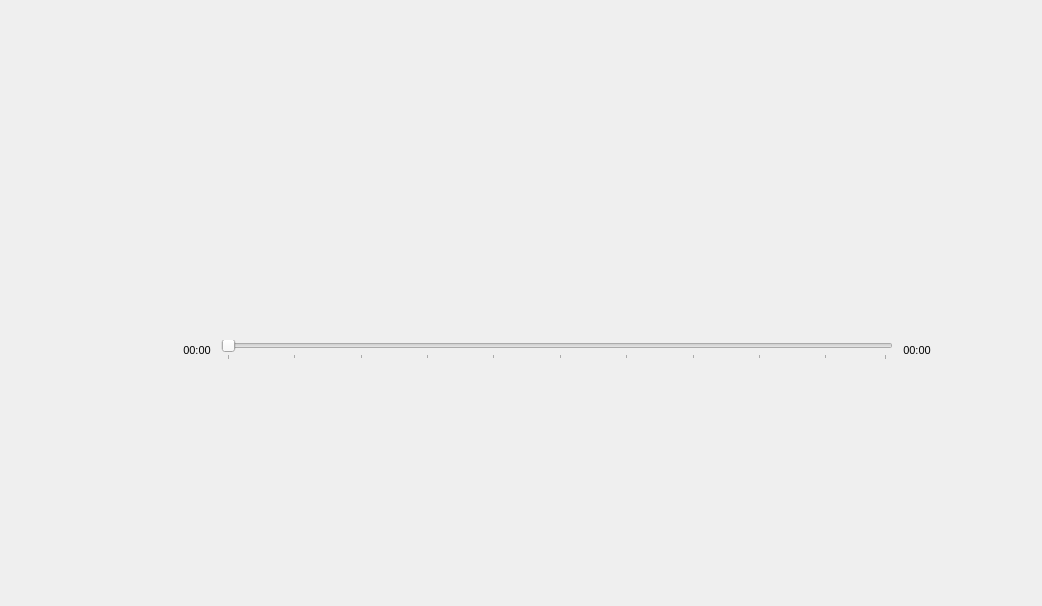
<?xml version="1.0" encoding="UTF-8"?>
<ui version="4.0">
 <class>NowPlayingWidget</class>
 <widget class="QWidget" name="NowPlayingWidget">
  <property name="geometry">
   <rect>
    <x>0</x>
    <y>0</y>
    <width>1042</width>
    <height>606</height>
   </rect>
  </property>
  <property name="sizePolicy">
   <sizepolicy hsizetype="Minimum" vsizetype="Minimum">
    <horstretch>0</horstretch>
    <verstretch>0</verstretch>
   </sizepolicy>
  </property>
  <property name="palette">
   <palette>
    <active/>
    <inactive/>
    <disabled/>
   </palette>
  </property>
  <property name="windowTitle">
   <string>Form</string>
  </property>
  <property name="styleSheet">
   <string notr="true">QLabel#title
{
	font: 75 12pt &quot;Segoe UI&quot;;
}
QLabel
{
	font: 75 8pt &quot;Segoe UI&quot;;

}</string>
  </property>
  <widget class="QWidget" name="verticalLayoutWidget_2">
   <property name="geometry">
    <rect>
     <x>50</x>
     <y>20</y>
     <width>981</width>
     <height>391</height>
    </rect>
   </property>
   <layout class="QVBoxLayout" name="verticalLayout_2">
    <item>
     <widget class="QWidget" name="widget" native="true">
      <widget class="QWidget" name="horizontalLayoutWidget">
       <property name="geometry">
        <rect>
         <x>40</x>
         <y>50</y>
         <width>911</width>
         <height>291</height>
        </rect>
       </property>
       <layout class="QHBoxLayout" name="horizontalLayout">
        <item>
         <spacer name="horizontalSpacer_3">
          <property name="orientation">
           <enum>Qt::Horizontal</enum>
          </property>
          <property name="sizeType">
           <enum>QSizePolicy::Fixed</enum>
          </property>
          <property name="sizeHint" stdset="0">
           <size>
            <width>20</width>
            <height>20</height>
           </size>
          </property>
         </spacer>
        </item>
        <item>
         <widget class="QLabel" name="cover">
          <property name="text">
           <string/>
          </property>
         </widget>
        </item>
        <item>
         <spacer name="horizontalSpacer">
          <property name="orientation">
           <enum>Qt::Horizontal</enum>
          </property>
          <property name="sizeType">
           <enum>QSizePolicy::Fixed</enum>
          </property>
          <property name="sizeHint" stdset="0">
           <size>
            <width>10</width>
            <height>20</height>
           </size>
          </property>
         </spacer>
        </item>
        <item>
         <layout class="QVBoxLayout" name="verticalLayout">
          <property name="spacing">
           <number>7</number>
          </property>
          <property name="sizeConstraint">
           <enum>QLayout::SetMinimumSize</enum>
          </property>
          <item>
           <widget class="QLabel" name="title">
            <property name="font">
             <font>
              <family>Segoe UI</family>
              <pointsize>12</pointsize>
              <weight>9</weight>
              <italic>false</italic>
              <bold>false</bold>
             </font>
            </property>
            <property name="acceptDrops">
             <bool>true</bool>
            </property>
            <property name="text">
             <string>&lt;!DOCTYPE HTML PUBLIC &quot;-//W3C//DTD HTML 4.0//EN&quot; &quot;http://www.w3.org/TR/REC-html40/strict.dtd&quot;&gt;
&lt;html&gt;&lt;head&gt;&lt;meta name=&quot;qrichtext&quot; content=&quot;1&quot; /&gt;&lt;style type=&quot;text/css&quot;&gt;
p, li { white-space: pre-wrap; }
&lt;/style&gt;&lt;/head&gt;&lt;body style=&quot; font-family:'MS Shell Dlg 2'; font-size:8.25pt; font-weight:400; font-style:normal;&quot;&gt;
&lt;p align=&quot;center&quot; style=&quot;-qt-paragraph-type:empty; margin-top:0px; margin-bottom:0px; margin-left:0px; margin-right:0px; -qt-block-indent:0; text-indent:0px;&quot;&gt;&lt;/p&gt;&lt;/body&gt;&lt;/html&gt;</string>
            </property>
            <property name="alignment">
             <set>Qt::AlignCenter</set>
            </property>
           </widget>
          </item>
          <item>
           <widget class="QLabel" name="artist">
            <property name="font">
             <font>
              <family>Segoe UI</family>
              <pointsize>8</pointsize>
              <weight>9</weight>
              <italic>false</italic>
              <bold>false</bold>
             </font>
            </property>
            <property name="acceptDrops">
             <bool>true</bool>
            </property>
            <property name="text">
             <string>&lt;!DOCTYPE HTML PUBLIC &quot;-//W3C//DTD HTML 4.0//EN&quot; &quot;http://www.w3.org/TR/REC-html40/strict.dtd&quot;&gt;
&lt;html&gt;&lt;head&gt;&lt;meta name=&quot;qrichtext&quot; content=&quot;1&quot; /&gt;&lt;style type=&quot;text/css&quot;&gt;
p, li { white-space: pre-wrap; }
&lt;/style&gt;&lt;/head&gt;&lt;body style=&quot; font-family:'MS Shell Dlg 2'; font-size:8.25pt; font-weight:400; font-style:normal;&quot;&gt;
&lt;p align=&quot;center&quot; style=&quot;-qt-paragraph-type:empty; margin-top:0px; margin-bottom:0px; margin-left:0px; margin-right:0px; -qt-block-indent:0; text-indent:0px;&quot;&gt;&lt;/p&gt;&lt;/body&gt;&lt;/html&gt;</string>
            </property>
            <property name="alignment">
             <set>Qt::AlignCenter</set>
            </property>
           </widget>
          </item>
          <item>
           <layout class="QHBoxLayout" name="horizontalLayout_2">
            <item>
             <widget class="QPushButton" name="repeat">
              <property name="font">
               <font>
                <stylestrategy>PreferAntialias</stylestrategy>
               </font>
              </property>
              <property name="focusPolicy">
               <enum>Qt::NoFocus</enum>
              </property>
              <property name="toolTip">
               <string>Activer répétition du morceau</string>
              </property>
              <property name="text">
               <string/>
              </property>
              <property name="icon">
               <iconset resource="res.qrc">
                <normaloff>:/icons/MD-sequential.png</normaloff>:/icons/MD-sequential.png</iconset>
              </property>
              <property name="iconSize">
               <size>
                <width>20</width>
                <height>20</height>
               </size>
              </property>
              <property name="checkable">
               <bool>false</bool>
              </property>
              <property name="autoDefault">
               <bool>false</bool>
              </property>
              <property name="default">
               <bool>false</bool>
              </property>
              <property name="flat">
               <bool>true</bool>
              </property>
             </widget>
            </item>
            <item>
             <widget class="QLabel" name="cLength">
              <property name="font">
               <font>
                <family>Segoe UI</family>
                <pointsize>8</pointsize>
                <weight>9</weight>
                <italic>false</italic>
                <bold>false</bold>
               </font>
              </property>
              <property name="acceptDrops">
               <bool>true</bool>
              </property>
              <property name="text">
               <string> 00:00 </string>
              </property>
              <property name="alignment">
               <set>Qt::AlignCenter</set>
              </property>
             </widget>
            </item>
            <item>
             <widget class="QSlider" name="seekBar">
              <property name="pageStep">
               <number>1</number>
              </property>
              <property name="orientation">
               <enum>Qt::Horizontal</enum>
              </property>
              <property name="tickPosition">
               <enum>QSlider::TicksBelow</enum>
              </property>
              <property name="tickInterval">
               <number>10</number>
              </property>
             </widget>
            </item>
            <item>
             <widget class="QLabel" name="tLength">
              <property name="font">
               <font>
                <family>Segoe UI</family>
                <pointsize>8</pointsize>
                <weight>9</weight>
                <italic>false</italic>
                <bold>false</bold>
               </font>
              </property>
              <property name="acceptDrops">
               <bool>true</bool>
              </property>
              <property name="text">
               <string> 00:00 </string>
              </property>
              <property name="alignment">
               <set>Qt::AlignCenter</set>
              </property>
             </widget>
            </item>
            <item>
             <widget class="QPushButton" name="random">
              <property name="font">
               <font>
                <stylestrategy>PreferAntialias</stylestrategy>
               </font>
              </property>
              <property name="focusPolicy">
               <enum>Qt::NoFocus</enum>
              </property>
              <property name="toolTip">
               <string>Lecture aléatoire</string>
              </property>
              <property name="text">
               <string/>
              </property>
              <property name="icon">
               <iconset resource="res.qrc">
                <normaloff>:/icons/MD-shuffle.png</normaloff>:/icons/MD-shuffle.png</iconset>
              </property>
              <property name="iconSize">
               <size>
                <width>20</width>
                <height>20</height>
               </size>
              </property>
              <property name="checkable">
               <bool>false</bool>
              </property>
              <property name="autoDefault">
               <bool>false</bool>
              </property>
              <property name="default">
               <bool>false</bool>
              </property>
              <property name="flat">
               <bool>true</bool>
              </property>
             </widget>
            </item>
           </layout>
          </item>
         </layout>
        </item>
        <item>
         <spacer name="horizontalSpacer_2">
          <property name="orientation">
           <enum>Qt::Horizontal</enum>
          </property>
          <property name="sizeType">
           <enum>QSizePolicy::Fixed</enum>
          </property>
          <property name="sizeHint" stdset="0">
           <size>
            <width>20</width>
            <height>20</height>
           </size>
          </property>
         </spacer>
        </item>
       </layout>
      </widget>
     </widget>
    </item>
   </layout>
  </widget>
 </widget>
 <resources>
  <include location="res.qrc"/>
 </resources>
 <connections/>
</ui>
